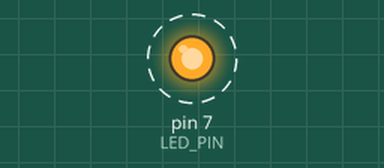
Recording of a sketch running on a simulated Arduino Uno, built with avr-gcc and run on an emulated ATmega328P. On the bench: output pins drawn as LEDs (lit = HIGH). Dashed ring = blinking. What the sketch prints to the serial monitor is not drawn.

Above: at 0.5 s.
Timing chart, 0 to 4.6 s (numbered marks = the images above):
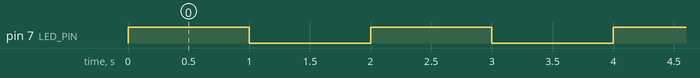

The sketch:

step1_blinking.ino
```cpp
#define LED_PIN 7

void setup() {
  pinMode(LED_PIN, OUTPUT);
  Serial.begin(115200);
  Serial.println("READY");
}

void loop() {
  digitalWrite(LED_PIN, HIGH);
  Serial.println("ON");
  delay(1000);
  digitalWrite(LED_PIN, LOW);
  Serial.println("OFF");
  delay(1000);
}
```

Measured:
- by itself, pin 7 (LED_PIN): alternates HIGH for 1.0 s and LOW for 1.0 s
